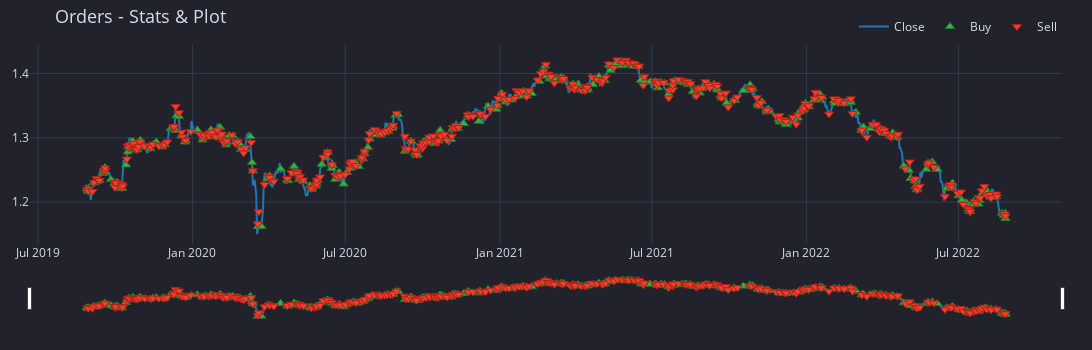

Notebook source saved alongside this figure:
### Code cell
# pf_2_bb_custom.orders.plot(xaxis=dict(rangeslider_visible=True),**kwargs1).show()
kwargs1 = {"title_text" : "Orders - Stats & Plot", "title_font_size" : 18}
pf_2_bb_custom.orders.resample("1d").plot(xaxis=dict(rangeslider_visible=True),**kwargs1).show()

### Figure 1 — Plotly figure (JSON) as saved in the notebook; plotly's stock layout.template omitted (floating-point values rounded to 4 significant figures; data arrays with more than 128 entries replaced by an {"elided": "..."} marker saying what was removed)
{"data": [{"line": {"color": "#1f77b4"}, "mode": "lines", "name": "Close", "showlegend": true, "type": "scatter", "uid": "5c359d24-e37b-4b4d-b217-db475882399c", "x": {"elided": "1096 str values"}, "y": {"elided": "1096 float values"}}, {"customdata": {"elided": "330x9 mixed values"}, "hovertemplate": "<br>Order Id: %{customdata[0]}\n<br>Signal Index: %{customdata[1]}\n<br>Creation Index: %{customdata[2]}\n<br>Fill Index: %{customdata[3]}\n<br>Size: %{customdata[4]:,}\n<br>Price: %{customdata[5]:,}\n<br>Fees: %{customdata[6]:,}\n<br>Type: %{customdata[7]}\n<br>Stop Type: %{customdata[8]}", "marker": {"color": "#37B13F", "line": {"color": "rgb(38,123,44)", "width": 1}, "size": 8, "symbol": "triangle-up"}, "mode": "markers", "name": "Buy", "type": "scatter", "uid": "4958688d-6442-4dae-b47f-1e6a0917706e", "x": {"elided": "330 str values"}, "y": {"elided": "330 float values"}}, {"customdata": {"elided": "329x9 mixed values"}, "hovertemplate": "<br>Order Id: %{customdata[0]}\n<br>Signal Index: %{customdata[1]}\n<br>Creation Index: %{customdata[2]}\n<br>Fill Index: %{customdata[3]}\n<br>Size: %{customdata[4]:,}\n<br>Price: %{customdata[5]:,}\n<br>Fees: %{customdata[6]:,}\n<br>Type: %{customdata[7]}\n<br>Stop Type: %{customdata[8]}", "marker": {"color": "#EA4335", "line": {"color": "rgb(181,31,18)", "width": 1}, "size": 8, "symbol": "triangle-down"}, "mode": "markers", "name": "Sell", "type": "scatter", "uid": "8f21e4f0-ab0c-453a-a729-2d414ea5a8ba", "x": {"elided": "329 str values"}, "y": {"elided": "329 float values"}}], "layout": {"height": 350, "legend": {"orientation": "h", "traceorder": "normal", "x": 1, "xanchor": "right", "y": 1.02, "yanchor": "bottom"}, "margin": {"b": 30, "l": 30, "r": 30, "t": 30}, "title": {"font": {"size": 18}, "text": "Orders - Stats & Plot"}, "width": 1280, "xaxis": {"rangeslider": {"visible": true}}}}
